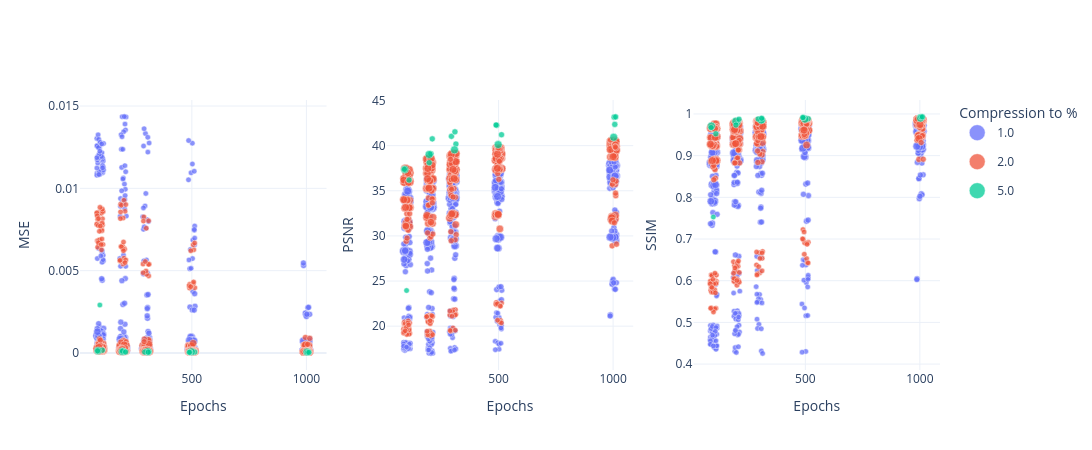

The code cell stored with this chart in its notebook:
### Code cell
plot_colored_by("params_percent", "Compression to %")

### Figure 1 — Plotly figure (JSON) as saved in the notebook; plotly's stock layout.template omitted (floating-point values rounded to 4 significant figures; data arrays with more than 128 entries replaced by an {"elided": "..."} marker saying what was removed)
{"data": [{"customdata": {"elided": "670x10 mixed values"}, "hovertemplate": "epochs: %{customdata[0]}<br>params: %{customdata[1]}%  ·  loss: %{customdata[2]}<br>lr: %{customdata[3]:.1e}  ·  distance: %{customdata[4]}<br>cell_size: %{customdata[5]}  ·  knn_rate: %{customdata[6]}<br>time: %{customdata[7]}  ·  vram: %{customdata[8]}<br>MSE: %{y:.4g} ± %{customdata[9]:.2g}<extra></extra>", "legendgroup": "1.0", "marker": {"color": "#636EFA", "line": {"color": "white", "width": 0.5}, "opacity": 0.75, "size": {"elided": "670 float values"}, "sizemin": 2, "sizemode": "area", "sizeref": 430100000.0}, "mode": "markers", "name": "1.0", "showlegend": true, "x": {"elided": "670 float values"}, "y": {"elided": "670 float values"}, "type": "scatter", "xaxis": "x", "yaxis": "y"}, {"customdata": {"elided": "515x10 mixed values"}, "hovertemplate": "epochs: %{customdata[0]}<br>params: %{customdata[1]}%  ·  loss: %{customdata[2]}<br>lr: %{customdata[3]:.1e}  ·  distance: %{customdata[4]}<br>cell_size: %{customdata[5]}  ·  knn_rate: %{customdata[6]}<br>time: %{customdata[7]}  ·  vram: %{customdata[8]}<br>MSE: %{y:.4g} ± %{customdata[9]:.2g}<extra></extra>", "legendgroup": "2.0", "marker": {"color": "#EF553B", "line": {"color": "white", "width": 0.5}, "opacity": 0.75, "size": {"elided": "515 float values"}, "sizemin": 2, "sizemode": "area", "sizeref": 430100000.0}, "mode": "markers", "name": "2.0", "showlegend": true, "x": {"elided": "515 float values"}, "y": {"elided": "515 float values"}, "type": "scatter", "xaxis": "x", "yaxis": "y"}, {"customdata": {"elided": "20x10 mixed values"}, "hovertemplate": "epochs: %{customdata[0]}<br>params: %{customdata[1]}%  ·  loss: %{customdata[2]}<br>lr: %{customdata[3]:.1e}  ·  distance: %{customdata[4]}<br>cell_size: %{customdata[5]}  ·  knn_rate: %{customdata[6]}<br>time: %{customdata[7]}  ·  vram: %{customdata[8]}<br>MSE: %{y:.4g} ± %{customdata[9]:.2g}<extra></extra>", "legendgroup": "5.0", "marker": {"color": "#00CC96", "line": {"color": "white", "width": 0.5}, "opacity": 0.75, "size": [7982000000.0, 7983000000.0, 7984000000.0, 7986000000.0, 7987000000.0, 13710000000.0, 13710000000.0, 13710000000.0, 13710000000.0, 13710000000.0, 6530000000.0, 8004000000.0, 8005000000.0, 8007000000.0, 8008000000.0, 8003000000.0, 8004000000.0, 8006000000.0, 8007000000.0, 8008000000.0], "sizemin": 2, "sizemode": "area", "sizeref": 430100000.0}, "mode": "markers", "name": "5.0", "showlegend": true, "x": [109.4, 205.0, 313.8, 512.8, 1007.0, 90.13, 196.8, 307.6, 498.2, 1003.0, 98.44, 197.2, 294.2, 491.9, 1005.0, 88.79, 210.6, 309.5, 489.1, 1011.0], "y": [0.0001707, 8.75e-05, 6.856e-05, 5.415e-05, 4.167e-05, 0.0001303, 8.887e-05, 7.895e-05, 6.92e-05, 5.772e-05, 0.002913, 0.0001125, 5.64e-05, 4.266e-05, 3.466e-05, 0.0001298, 6.011e-05, 5.028e-05, 4.23e-05, 3.446e-05], "type": "scatter", "xaxis": "x", "yaxis": "y"}, {"customdata": {"elided": "670x10 mixed values"}, "hovertemplate": "epochs: %{customdata[0]}<br>params: %{customdata[1]}%  ·  loss: %{customdata[2]}<br>lr: %{customdata[3]:.1e}  ·  distance: %{customdata[4]}<br>cell_size: %{customdata[5]}  ·  knn_rate: %{customdata[6]}<br>time: %{customdata[7]}  ·  vram: %{customdata[8]}<br>PSNR: %{y:.4g} ± %{customdata[9]:.2g}<extra></extra>", "legendgroup": "1.0", "marker": {"color": "#636EFA", "line": {"color": "white", "width": 0.5}, "opacity": 0.75, "size": {"elided": "670 float values"}, "sizemin": 2, "sizemode": "area", "sizeref": 430100000.0}, "mode": "markers", "name": "1.0", "showlegend": false, "x": {"elided": "670 float values"}, "y": {"elided": "670 float values"}, "type": "scatter", "xaxis": "x2", "yaxis": "y2"}, {"customdata": {"elided": "515x10 mixed values"}, "hovertemplate": "epochs: %{customdata[0]}<br>params: %{customdata[1]}%  ·  loss: %{customdata[2]}<br>lr: %{customdata[3]:.1e}  ·  distance: %{customdata[4]}<br>cell_size: %{customdata[5]}  ·  knn_rate: %{customdata[6]}<br>time: %{customdata[7]}  ·  vram: %{customdata[8]}<br>PSNR: %{y:.4g} ± %{customdata[9]:.2g}<extra></extra>", "legendgroup": "2.0", "marker": {"color": "#EF553B", "line": {"color": "white", "width": 0.5}, "opacity": 0.75, "size": {"elided": "515 float values"}, "sizemin": 2, "sizemode": "area", "sizeref": 430100000.0}, "mode": "markers", "name": "2.0", "showlegend": false, "x": {"elided": "515 float values"}, "y": {"elided": "515 float values"}, "type": "scatter", "xaxis": "x2", "yaxis": "y2"}, {"customdata": {"elided": "20x10 mixed values"}, "hovertemplate": "epochs: %{customdata[0]}<br>params: %{customdata[1]}%  ·  loss: %{customdata[2]}<br>lr: %{customdata[3]:.1e}  ·  distance: %{customdata[4]}<br>cell_size: %{customdata[5]}  ·  knn_rate: %{customdata[6]}<br>time: %{customdata[7]}  ·  vram: %{customdata[8]}<br>PSNR: %{y:.4g} ± %{customdata[9]:.2g}<extra></extra>", "legendgroup": "5.0", "marker": {"color": "#00CC96", "line": {"color": "white", "width": 0.5}, "opacity": 0.75, "size": [7982000000.0, 7983000000.0, 7984000000.0, 7986000000.0, 7987000000.0, 13710000000.0, 13710000000.0, 13710000000.0, 13710000000.0, 13710000000.0, 6530000000.0, 8004000000.0, 8005000000.0, 8007000000.0, 8008000000.0, 8003000000.0, 8004000000.0, 8006000000.0, 8007000000.0, 8008000000.0], "sizemin": 2, "sizemode": "area", "sizeref": 430100000.0}, "mode": "markers", "name": "5.0", "showlegend": false, "x": [109.4, 205.0, 313.8, 512.8, 1007.0, 90.13, 196.8, 307.6, 498.2, 1003.0, 98.44, 197.2, 294.2, 491.9, 1005.0, 88.79, 210.6, 309.5, 489.1, 1011.0], "y": [36.19, 39.11, 40.17, 41.21, 42.36, 37.37, 39.02, 39.54, 40.12, 40.93, 23.95, 38.11, 41.03, 42.25, 43.16, 37.38, 40.75, 41.53, 42.29, 43.19], "type": "scatter", "xaxis": "x2", "yaxis": "y2"}, {"customdata": {"elided": "670x10 mixed values"}, "hovertemplate": "epochs: %{customdata[0]}<br>params: %{customdata[1]}%  ·  loss: %{customdata[2]}<br>lr: %{customdata[3]:.1e}  ·  distance: %{customdata[4]}<br>cell_size: %{customdata[5]}  ·  knn_rate: %{customdata[6]}<br>time: %{customdata[7]}  ·  vram: %{customdata[8]}<br>SSIM: %{y:.4g} ± %{customdata[9]:.2g}<extra></extra>", "legendgroup": "1.0", "marker": {"color": "#636EFA", "line": {"color": "white", "width": 0.5}, "opacity": 0.75, "size": {"elided": "670 float values"}, "sizemin": 2, "sizemode": "area", "sizeref": 430100000.0}, "mode": "markers", "name": "1.0", "showlegend": false, "x": {"elided": "670 float values"}, "y": {"elided": "670 float values"}, "type": "scatter", "xaxis": "x3", "yaxis": "y3"}, {"customdata": {"elided": "515x10 mixed values"}, "hovertemplate": "epochs: %{customdata[0]}<br>params: %{customdata[1]}%  ·  loss: %{customdata[2]}<br>lr: %{customdata[3]:.1e}  ·  distance: %{customdata[4]}<br>cell_size: %{customdata[5]}  ·  knn_rate: %{customdata[6]}<br>time: %{customdata[7]}  ·  vram: %{customdata[8]}<br>SSIM: %{y:.4g} ± %{customdata[9]:.2g}<extra></extra>", "legendgroup": "2.0", "marker": {"color": "#EF553B", "line": {"color": "white", "width": 0.5}, "opacity": 0.75, "size": {"elided": "515 float values"}, "sizemin": 2, "sizemode": "area", "sizeref": 430100000.0}, "mode": "markers", "name": "2.0", "showlegend": false, "x": {"elided": "515 float values"}, "y": {"elided": "515 float values"}, "type": "scatter", "xaxis": "x3", "yaxis": "y3"}, {"customdata": {"elided": "20x10 mixed values"}, "hovertemplate": "epochs: %{customdata[0]}<br>params: %{customdata[1]}%  ·  loss: %{customdata[2]}<br>lr: %{customdata[3]:.1e}  ·  distance: %{customdata[4]}<br>cell_size: %{customdata[5]}  ·  knn_rate: %{customdata[6]}<br>time: %{customdata[7]}  ·  vram: %{customdata[8]}<br>SSIM: %{y:.4g} ± %{customdata[9]:.2g}<extra></extra>", "legendgroup": "5.0", "marker": {"color": "#00CC96", "line": {"color": "white", "width": 0.5}, "opacity": 0.75, "size": [7982000000.0, 7983000000.0, 7984000000.0, 7986000000.0, 7987000000.0, 13710000000.0, 13710000000.0, 13710000000.0, 13710000000.0, 13710000000.0, 6530000000.0, 8004000000.0, 8005000000.0, 8007000000.0, 8008000000.0, 8003000000.0, 8004000000.0, 8006000000.0, 8007000000.0, 8008000000.0], "sizemin": 2, "sizemode": "area", "sizeref": 430100000.0}, "mode": "markers", "name": "5.0", "showlegend": false, "x": [109.4, 205.0, 313.8, 512.8, 1007.0, 90.13, 196.8, 307.6, 498.2, 1003.0, 98.44, 197.2, 294.2, 491.9, 1005.0, 88.79, 210.6, 309.5, 489.1, 1011.0], "y": [0.9524, 0.979, 0.9847, 0.9884, 0.9912, 0.9709, 0.9827, 0.9854, 0.9877, 0.99, 0.7527, 0.9734, 0.9879, 0.9912, 0.9928, 0.9674, 0.9873, 0.9896, 0.9913, 0.9929], "type": "scatter", "xaxis": "x3", "yaxis": "y3"}], "layout": {"xaxis": {"anchor": "y", "domain": [0.0, 0.2867], "title": {"text": "Epochs"}}, "yaxis": {"anchor": "x", "domain": [0.0, 1.0], "title": {"text": "MSE"}}, "xaxis2": {"anchor": "y2", "domain": [0.3567, 0.6433], "title": {"text": "Epochs"}}, "yaxis2": {"anchor": "x2", "domain": [0.0, 1.0], "title": {"text": "PSNR"}}, "xaxis3": {"anchor": "y3", "domain": [0.7133, 1.0], "title": {"text": "Epochs"}}, "yaxis3": {"anchor": "x3", "domain": [0.0, 1.0], "title": {"text": "SSIM"}}, "legend": {"title": {"text": "Compression to %"}}, "height": 450, "width": 1800}}
